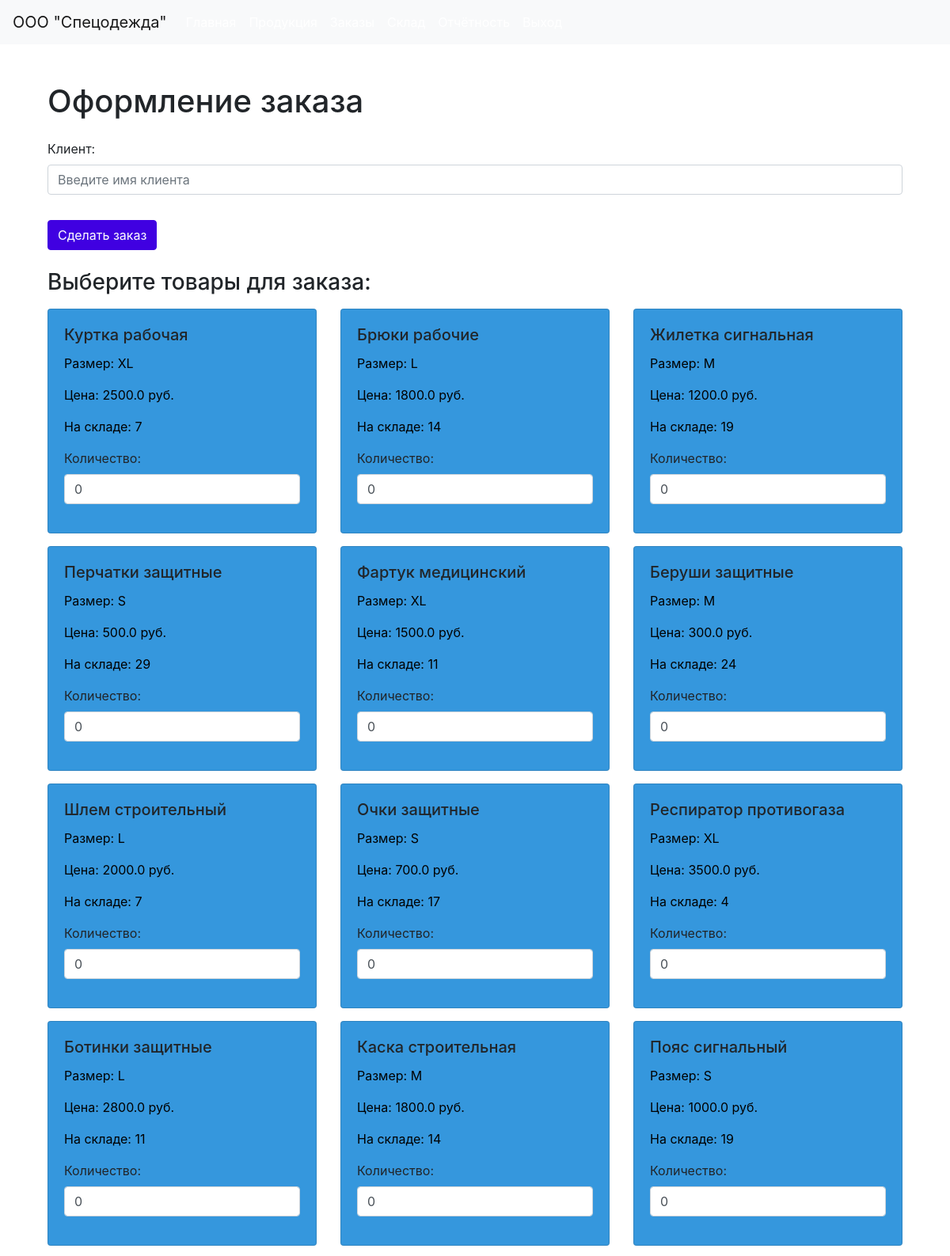
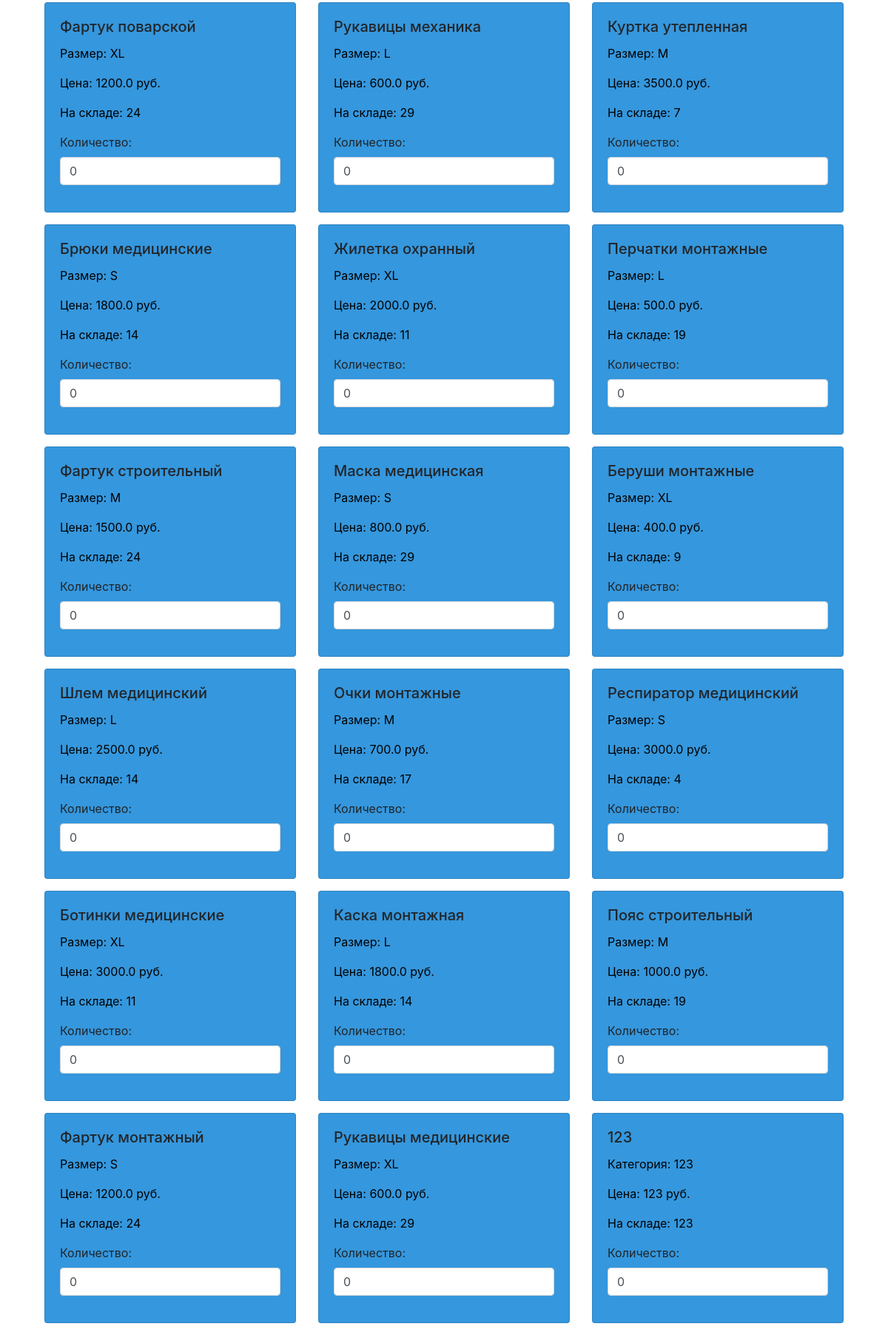
/orders (signed in), run on the app's committed database (2 pictures, top to bottom).
### tables this page shows
CREATE TABLE stock (
                id INTEGER PRIMARY KEY AUTOINCREMENT,
                item_name TEXT NOT NULL,
                size TEXT NOT NULL,
                price REAL NOT NULL,
                quantity INTEGER NOT NULL,
                location TEXT NOT NULL
            );

CREATE TABLE products (id INTEGER PRIMARY KEY, code TEXT, name TEXT, category TEXT, quantity INTEGER, price REAL, status TEXT);

### app.py (the view, shortened to what this page needs)
@app.route('/orders', methods=['GET', 'POST'])
def orders():
    if 'username' not in session:
        return redirect(url_for('login'))
    conn = get_db()
    cursor = conn.cursor()
    cursor.execute('SELECT * FROM stock')
    stock_items = cursor.fetchall()
    cursor.execute('SELECT * FROM products')
    products = cursor.fetchall()
    conn.close()
    return render_template('orders.html', stock_items=stock_items, products=products)

### app.py (called while the page is built)
def get_db():
    conn = sqlite3.connect(DATABASE)
    return conn

### templates/orders.html (shortened to what this page needs)
{% extends "base.html" %}
{% block content %}
<div class="container mt-5">
    <h1 class="mb-4">Оформление заказа</h1>
    <form action="{{ url_for('orders') }}" method="post">
        <div class="form-group">
            <label for="client">Клиент:</label>
            <input type="text" class="form-control" id="client" name="client" placeholder="Введите имя клиента" required>
        </div>
        <button type="submit" class="btn btn-primary mt-3">Сделать заказ</button>
        <h3 class="mt-4 mb-3">Выберите товары для заказа:</h3>
        <div class="row">
            {% for product in stock_items %}
            <div class="col-md-4 mb-3">
                <div class="card">
                    <div class="card-body">
                        <h5 class="card-title">{{ product[1] }}</h5>
                        <p class="card-text">Размер: {{ product[2] }}</p>
                        <p class="card-text">Цена: {{ product[3] }} руб.</p>
                        <p class="card-text">На складе: {{ product[4] }}</p>
                        <div class="form-group">
                            <label for="quantity_{{ product[0] }}">Количество:</label>
                            <input type="number" class="form-control" id="quantity_{{ product[0] }}" name="quantity_{{ product[0] }}" min="0" max="{{ product[4] }}" value="0">
                        </div>
                    </div>
                </div>
            </div>
            {% endfor %}
            {% for product in products %}
            <div class="col-md-4 mb-3">
                <div class="card">
                    <div class="card-body">
                        <h5 class="card-title">{{ product[1] }}</h5>
                        <p class="card-text">Категория: {{ product[2] }}</p>
                        <p class="card-text">Цена: {{ product[4] }} руб.</p>
                        <p class="card-text">На складе: {{ product[3] }}</p>
                        <div class="form-group">
                            <label for="quantity_{{ product[0] }}">Количество:</label>
                            <input type="number" class="form-control" id="quantity_{{ product[0] }}" name="quantity_{{ product[0] }}" min="0" max="{{ product[3] }}" value="0">
                        </div>
                    </div>
                </div>
            </div>
            {% endfor %}
        </div>
    </form>
</div>
{% endblock %}

### templates/base.html (shortened to what this page needs)
<!DOCTYPE html>
<html lang="en">
<head>
    <link rel="stylesheet" href="https://stackpath.bootstrapcdn.com/bootstrap/4.5.2/css/bootstrap.min.css">
    <link rel="stylesheet" type="text/css" href="styles.css">
</head>
<body>
    <nav class="navbar navbar-expand-lg navbar-light bg-light">
        <a class="navbar-brand" href="/em">ООО "Спецодежда"</a>
        <div class="collapse navbar-collapse" id="navbarNav">
            <ul class="navbar-nav">
                <li class="nav-item {% if request.path == '/' %}active{% endif %}">
                    <a class="nav-link" href="/">Главная <span class="sr-only">(current)</span></a>
                </li>
                <li class="nav-item">
                    <a class="nav-link" href="/products">Продукция</a>
                </li>
                <li class="nav-item">
                    <a class="nav-link" href="/orders">Заказы</a>
                </li>
                <li class="nav-item">
                    <a class="nav-link" href="/stock">Склад</a>
                </li>
                <li class="nav-item">
                    <a class="nav-link" href="/reports">Отчётность</a>
                </li>
                {% if 'username' in session %}
                    <li class="nav-item">
                        <a class="nav-link" href="/logout">Выход</a>
                    </li>
                {% endif %}
            </ul>
        </div>
    </nav>
    <div class="container">
        {% block content %}{% endblock %}
    </div>
</body>
</html>

### templates/styles.css (style rules this page uses)
.navbar-brand { color: #ffffff; }
.navbar-light .navbar-nav .nav-link { color: #ffffff; }
.card { background-color: #3597dd; }
.btn-primary { background-color: #4000e1; border-color: #4000e1; }
.card-text { color: #000000; }

### data on the page
stock: item_name "Куртка рабочая", size "XL", price "2500.0", quantity "7"
stock: item_name "Брюки рабочие", size "L", price "1800.0", quantity "14"
stock: item_name "Жилетка сигнальная", size "M", price "1200.0", quantity "19"
stock: item_name "Перчатки защитные", size "S", price "500.0", quantity "29"
stock: item_name "Фартук медицинский", size "XL", price "1500.0", quantity "11"
stock: item_name "Беруши защитные", size "M", price "300.0", quantity "24"
stock: item_name "Шлем строительный", size "L", price "2000.0", quantity "7"
stock: item_name "Очки защитные", size "S", price "700.0", quantity "17"
stock: item_name "Респиратор противогаза", size "XL", price "3500.0", quantity "4"
stock: item_name "Ботинки защитные", size "L", price "2800.0", quantity "11"
stock: item_name "Каска строительная", size "M", price "1800.0", quantity "14"
stock: item_name "Пояс сигнальный", size "S", price "1000.0", quantity "19"
stock: item_name "Фартук поварской", size "XL", price "1200.0", quantity "24"
stock: item_name "Рукавицы механика", size "L", price "600.0", quantity "29"
stock: item_name "Куртка утепленная", size "M", price "3500.0", quantity "7"
stock: item_name "Брюки медицинские", size "S", price "1800.0", quantity "14"
stock: item_name "Жилетка охранный", size "XL", price "2000.0", quantity "11"
stock: item_name "Перчатки монтажные", size "L", price "500.0", quantity "19"
stock: item_name "Фартук строительный", size "M", price "1500.0", quantity "24"
stock: item_name "Маска медицинская", size "S", price "800.0", quantity "29"
stock: item_name "Беруши монтажные", size "XL", price "400.0", quantity "9"
stock: item_name "Шлем медицинский", size "L", price "2500.0", quantity "14"
stock: item_name "Очки монтажные", size "M", price "700.0", quantity "17"
stock: item_name "Респиратор медицинский", size "S", price "3000.0", quantity "4"
stock: item_name "Ботинки медицинские", size "XL", price "3000.0", quantity "11"
stock: item_name "Каска монтажная", size "L", price "1800.0", quantity "14"
stock: item_name "Пояс строительный", size "M", price "1000.0", quantity "19"
stock: item_name "Фартук монтажный", size "S", price "1200.0", quantity "24"
stock: item_name "Рукавицы медицинские", size "XL", price "600.0", quantity "29"
products: code "123", name "123", quantity "123", category "123"
